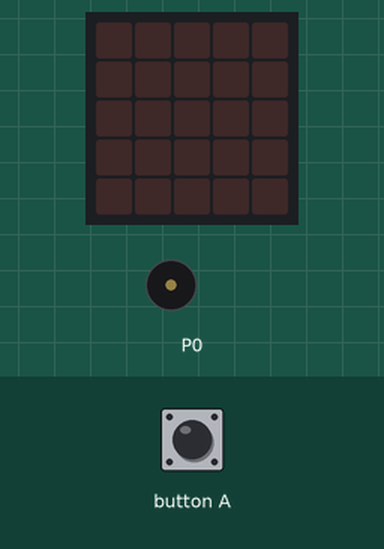
Simulated run of this program. Board: BBC micro:bit (MakeCode). Shown: the board's 5×5 LED display, buzzer (waves = sounding). The inputs (shaded band) are chosen by the test bench.

Above: at 1.3 s.
1.4 s: button A pressed for 0.15 s
At 4.4 s:
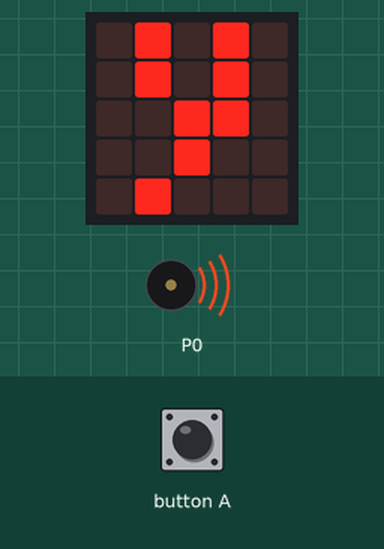
At 14.2 s:
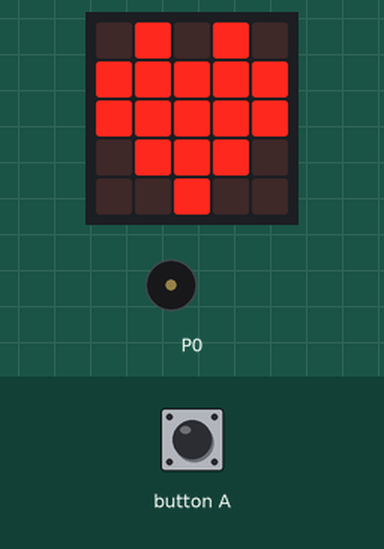
Timing chart, 0 to 15.7 s (numbered marks = the images above; inputs shaded):
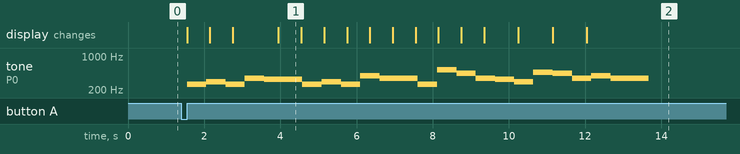

The program:

main.ts
```typescript
input.onButtonPressed(Button.A, function () {
    for (let index = 0; index < 1; index++) {
        music.startMelody(music.builtInMelody(Melodies.Birthday), MelodyOptions.Once)
        basic.showLeds(`
            . # . . #
            . # . . #
            . # # # #
            . # . . #
            . # . . #
            `)
        basic.pause(200)
        basic.showLeds(`
            . . # . .
            . # . # .
            . # # # .
            . # . # .
            . # . # .
            `)
        basic.pause(200)
        basic.showLeds(`
            . # # . .
            . # . # .
            . # # . .
            . # . . .
            . # . . .
            `)
        basic.pause(200)
        basic.showLeds(`
            . # # . .
            . # . # .
            . # # . .
            . # . . .
            . # . . .
            `)
        basic.pause(200)
        basic.showLeds(`
            . # . # .
            . # . # .
            . . # # .
            . . # . .
            . # . . .
            `)
        basic.pause(200)
        basic.showLeds(`
            . # # . .
            . # . # .
            . # # . .
            . # . # .
            . # # . .
            `)
        basic.pause(200)
        basic.showLeds(`
            . . # . .
            . . . . .
            . . # . .
            . . # . .
            . . # . .
            `)
        basic.pause(200)
        basic.showLeds(`
            . # # . .
            . # . # .
            . # # . .
            . # . # .
            . # . # .
            `)
        basic.pause(200)
        basic.showLeds(`
            . # # # .
            . . # . .
            . . # . .
            . . # . .
            . . # . .
            `)
        basic.pause(200)
        basic.showLeds(`
            . # . . #
            . # . . #
            . # # # #
            . # . . #
            . # . . #
            `)
        basic.pause(200)
        basic.showLeds(`
            . # # . .
            . # . # .
            . # . # .
            . # . # .
            . # # . .
            `)
        basic.pause(200)
        basic.showLeds(`
            . . # . .
            . # . # .
            . # # # .
            . # . # .
            . # . # .
            `)
        basic.pause(200)
        basic.showLeds(`
            . # . # .
            . # . # .
            . . # # .
            . . # . .
            . # . . .
            `)
        basic.pause(200)
        basic.showLeds(`
            . . # . .
            . . # . .
            . . # . .
            . . . . .
            . . # . .
            `)
        basic.pause(500)
        images.createImage(`
            . . . # .
            . # # # #
            # # # # #
            . # . # .
            . . # . #
            `).showImage(0)
        basic.pause(500)
        images.createImage(`
            . # # # .
            . # # . .
            . # # # .
            . . # . .
            # . # . #
            `).showImage(0)
        basic.pause(500)
        basic.showIcon(IconNames.Heart)
    }
})
basic.pause(100)
```

test.ts
```typescript
// 在此处测试；当此软件包作为插件使用时，将不会编译此软件包。
```

Measured:
- after the input at 1.4 s, tone on P0: plays 262 Hz for 0.51 s, 294 Hz for 0.51 s, 262 Hz for 0.51 s, 349 Hz for 0.51 s, 330 Hz for 1.0 s, 262 Hz for 0.51 s … (21 notes in this stretch), starting after 0.15 s; the display: first changes after 0.15 s (image 1 shows a later state)
- what the display in image 1 shows lasts 0.6 s, from 4.0 s to 4.6 s
